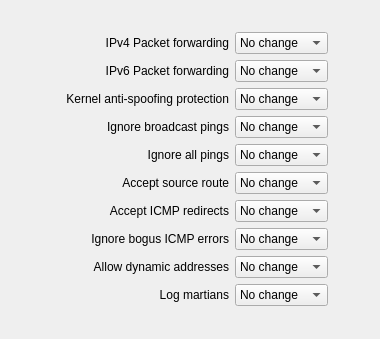
     <widget class="QWidget" name="tab0">
      <attribute name="title">
       <string>Options</string>
      </attribute>
      <layout class="QGridLayout">
       <property name="margin">
        <number>12</number>
       </property>
       <item row="0" column="0" colspan="2">
        <spacer>
         <property name="orientation">
          <enum>Qt::Vertical</enum>
         </property>
         <property name="sizeType">
          <enum>QSizePolicy::Fixed</enum>
         </property>
         <property name="sizeHint" stdset="0">
          <size>
           <width>20</width>
           <height>20</height>
          </size>
         </property>
        </spacer>
       </item>
       <item row="1" column="0" colspan="2">
        <widget class="QLabel" name="label368">
         <property name="text">
          <string>IPv4 Packet forwarding</string>
         </property>
         <property name="alignment">
          <set>Qt::AlignRight|Qt::AlignTrailing|Qt::AlignVCenter</set>
         </property>
         <property name="wordWrap">
          <bool>false</bool>
         </property>
        </widget>
       </item>
       <item row="1" column="2">
        <widget class="QComboBox" name="linux24_ip_forward">
         <item>
          <property name="text">
           <string>No change</string>
          </property>
         </item>
         <item>
          <property name="text">
           <string>On</string>
          </property>
         </item>
         <item>
          <property name="text">
           <string>Off</string>
          </property>
         </item>
        </widget>
       </item>
       <item row="1" column="3" rowspan="7">
        <spacer>
         <property name="orientation">
          <enum>Qt::Horizontal</enum>
         </property>
         <property name="sizeType">
          <enum>QSizePolicy::Expanding</enum>
         </property>
         <property name="sizeHint" stdset="0">
          <size>
           <width>40</width>
           <height>150</height>
          </size>
         </property>
        </spacer>
       </item>
       <item row="2" column="0" colspan="2">
        <widget class="QLabel" name="label368_2">
         <property name="text">
          <string>IPv6 Packet forwarding</string>
         </property>
         <property name="alignment">
          <set>Qt::AlignRight|Qt::AlignTrailing|Qt::AlignVCenter</set>
         </property>
         <property name="wordWrap">
          <bool>false</bool>
         </property>
        </widget>
       </item>
       <item row="2" column="2">
        <widget class="QComboBox" name="linux24_ipv6_forward">
         <item>
          <property name="text">
           <string>No change</string>
          </property>
         </item>
         <item>
          <property name="text">
           <string>On</string>
          </property>
         </item>
         <item>
          <property name="text">
           <string>Off</string>
          </property>
         </item>
        </widget>
       </item>
       <item row="3" column="0" colspan="2">
        <widget class="QLabel" name="label369">
         <property name="text">
          <string>Kernel anti-spoofing protection</string>
         </property>
         <property name="alignment">
          <set>Qt::AlignRight|Qt::AlignTrailing|Qt::AlignVCenter</set>
         </property>
         <property name="wordWrap">
          <bool>false</bool>
         </property>
        </widget>
       </item>
       <item row="3" column="2">
        <widget class="QComboBox" name="linux24_rp_filter">
         <item>
          <property name="text">
           <string>No change</string>
          </property>
         </item>
         <item>
          <property name="text">
           <string>On</string>
          </property>
         </item>
         <item>
          <property name="text">
           <string>Off</string>
          </property>
         </item>
        </widget>
       </item>
       <item row="4" column="0" colspan="2">
        <widget class="QLabel" name="label370">
         <property name="text">
          <string>Ignore broadcast pings</string>
         </property>
         <property name="alignment">
          <set>Qt::AlignRight|Qt::AlignTrailing|Qt::AlignVCenter</set>
         </property>
         <property name="wordWrap">
          <bool>false</bool>
         </property>
        </widget>
       </item>
       <item row="4" column="2">
        <widget class="QComboBox" name="linux24_icmp_echo_ignore_broadcasts">
         <item>
          <property name="text">
           <string>No change</string>
          </property>
         </item>
         <item>
          <property name="text">
           <string>On</string>
          </property>
         </item>
         <item>
          <property name="text">
           <string>Off</string>
          </property>
         </item>
        </widget>
       </item>
       <item row="5" column="0" colspan="2">
        <widget class="QLabel" name="label386">
         <property name="text">
          <string>Ignore all pings</string>
         </property>
         <property name="alignment">
          <set>Qt::AlignRight|Qt::AlignTrailing|Qt::AlignVCenter</set>
         </property>
         <property name="wordWrap">
          <bool>false</bool>
         </property>
        </widget>
       </item>
       <item row="5" column="2">
        <widget class="QComboBox" name="linux24_icmp_echo_ignore_all">
         <item>
          <property name="text">
           <string>No change</string>
          </property>
         </item>
         <item>
          <property name="text">
           <string>On</string>
          </property>
         </item>
         <item>
          <property name="text">
           <string>Off</string>
          </property>
         </item>
        </widget>
       </item>
       <item row="6" column="0" colspan="2">
        <widget class="QLabel" name="label371">
         <property name="text">
          <string>Accept source route</string>
         </property>
         <property name="alignment">
          <set>Qt::AlignRight|Qt::AlignTrailing|Qt::AlignVCenter</set>
         </property>
         <property name="wordWrap">
          <bool>false</bool>
         </property>
        </widget>
       </item>
       <item row="6" column="2">
        <widget class="QComboBox" name="linux24_accept_source_route">
         <item>
          <property name="text">
           <string>No change</string>
          </property>
         </item>
         <item>
          <property name="text">
           <string>On</string>
          </property>
         </item>
         <item>
          <property name="text">
           <string>Off</string>
          </property>
         </item>
        </widget>
       </item>
       <item row="7" column="0" colspan="2">
        <widget class="QLabel" name="label373">
         <property name="text">
          <string>Accept ICMP redirects</string>
         </property>
         <property name="alignment">
          <set>Qt::AlignRight|Qt::AlignTrailing|Qt::AlignVCenter</set>
         </property>
         <property name="wordWrap">
          <bool>false</bool>
         </property>
        </widget>
       </item>
       <item row="7" column="2">
        <widget class="QComboBox" name="linux24_accept_redirects">
         <item>
          <property name="text">
           <string>No change</string>
          </property>
         </item>
         <item>
          <property name="text">
           <string>On</string>
          </property>
         </item>
         <item>
          <property name="text">
           <string>Off</string>
          </property>
         </item>
        </widget>
       </item>
       <item row="8" column="0" colspan="2">
        <widget class="QLabel" name="label374">
         <property name="text">
          <string>Ignore bogus ICMP errors</string>
         </property>
         <property name="alignment">
          <set>Qt::AlignRight|Qt::AlignTrailing|Qt::AlignVCenter</set>
         </property>
         <property name="wordWrap">
          <bool>false</bool>
         </property>
        </widget>
       </item>
       <item row="8" column="2">
        <widget class="QComboBox" name="linux24_icmp_ignore_bogus_error_responses">
         <item>
          <property name="text">
           <string>No change</string>
          </property>
         </item>
         <item>
          <property name="text">
           <string>On</string>
          </property>
         </item>
         <item>
          <property name="text">
           <string>Off</string>
          </property>
         </item>
        </widget>
       </item>
       <item row="9" column="0" colspan="2">
        <widget class="QLabel" name="label375">
         <property name="text">
          <string>Allow dynamic addresses</string>
         </property>
         <property name="alignment">
          <set>Qt::AlignRight|Qt::AlignTrailing|Qt::AlignVCenter</set>
         </property>
         <property name="wordWrap">
          <bool>false</bool>
         </property>
        </widget>
       </item>
       <item row="9" column="2">
        <widget class="QComboBox" name="linux24_ip_dynaddr">
         <item>
          <property name="text">
           <string>No change</string>
          </property>
         </item>
         <item>
          <property name="text">
           <string>On</string>
          </property>
         </item>
         <item>
          <property name="text">
           <string>Off</string>
          </property>
         </item>
        </widget>
       </item>
       <item row="10" column="0">
        <spacer>
         <property name="orientation">
          <enum>Qt::Horizontal</enum>
         </property>
         <property name="sizeType">
          <enum>QSizePolicy::Fixed</enum>
         </property>
         <property name="sizeHint" stdset="0">
          <size>
           <width>141</width>
           <height>21</height>
          </size>
         </property>
        </spacer>
       </item>
       <item row="10" column="1">
        <widget class="QLabel" name="label380">
         <property name="text">
          <string>Log martians</string>
         </property>
         <property name="alignment">
          <set>Qt::AlignRight|Qt::AlignTrailing|Qt::AlignVCenter</set>
         </property>
         <property name="wordWrap">
          <bool>false</bool>
         </property>
        </widget>
       </item>
       <item row="10" column="2">
        <widget class="QComboBox" name="linux24_log_martians">
         <property name="whatsThis">
          <string comment="whats this comment">whats this text</string>
         </property>
         <item>
          <property name="text">
           <string>No change</string>
          </property>
         </item>
         <item>
          <property name="text">
           <string>On</string>
          </property>
         </item>
         <item>
          <property name="text">
           <string>Off</string>
          </property>
         </item>
        </widget>
       </item>
       <item row="11" column="2">
        <spacer>
         <property name="orientation">
          <enum>Qt::Vertical</enum>
         </property>
         <property name="sizeType">
          <enum>QSizePolicy::Expanding</enum>
         </property>
         <property name="sizeHint" stdset="0">
          <size>
           <width>93</width>
           <height>21</height>
          </size>
         </property>
        </spacer>
       </item>
      </layout>
     </widget>
